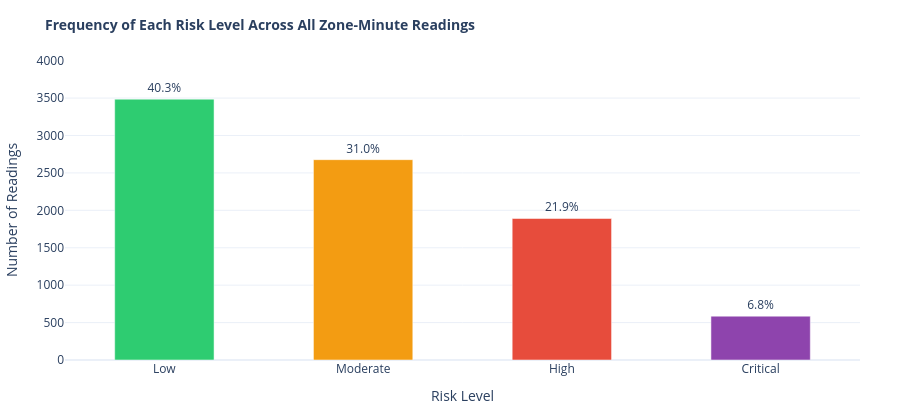

Notebook code for this chart:
### Markdown cell above
**Findings — Density Distribution**

- The distribution is **right-skewed**, with the majority of readings concentrated between 1.0–4.0 p/m², indicating that dangerous conditions are episodic rather than constant.
- A secondary peak is visible around 5.0–6.0 p/m², corresponding to surge periods during the 3-hour mark of each event — confirming that surges are a structural pattern, not random noise.
- **28.7% of all readings** fall above the High threshold (>4.0 p/m²), meaning nearly 1 in 3 zone-minutes across these events carried elevated safety risk.
- The tail extends to **9.2 p/m²** — a level at which crowd movement becomes physically impossible and crush fatalities become likely (Still, 2014).

### Code cell
# ================================================
# Chart 2: Risk Level Breakdown
# ================================================

risk_counts = df['risk_level'].value_counts()
risk_order = ['Low', 'Moderate', 'High', 'Critical']
risk_colors = {'Low':'#2ecc71', 'Moderate':'#f39c12', 'High':'#e74c3c', 'Critical':'#8e44ad'}

risk_df = pd.DataFrame({
    'Risk Level': risk_order,
    'Count': [risk_counts.get(r, 0) for r in risk_order],
    'Percentage': [round(risk_counts.get(r, 0) / len(df) * 100, 1) for r in risk_order]
})

fig = go.Figure(go.Bar(
    x=risk_df['Risk Level'],
    y=risk_df['Count'],
    marker_color=[risk_colors[r] for r in risk_order],
    text=[f"{p}%" for p in risk_df['Percentage']],
    textposition='outside',
    width=0.5
))

fig.update_layout(
    title=dict(text="<b>Frequency of Each Risk Level Across All Zone-Minute Readings</b>", font_size=14),
    xaxis_title="Risk Level",
    yaxis_title="Number of Readings",
    template='plotly_white',
    height=420,
    width=900,
    margin=dict(t=60, b=60, l=60, r=40),
    yaxis=dict(range=[0, risk_df['Count'].max() * 1.15])
)

fig.show()

### Figure 1 — Plotly figure (JSON) as saved in the notebook; plotly's stock layout.template omitted (floating-point values rounded to 4 significant figures)
{"data": [{"marker": {"color": ["#2ecc71", "#f39c12", "#e74c3c", "#8e44ad"]}, "text": ["40.3%", "31.0%", "21.9%", "6.8%"], "textposition": "outside", "type": "bar", "width": 0.5, "x": ["Low", "Moderate", "High", "Critical"], "y": [3486, 2677, 1891, 586]}], "layout": {"height": 420, "margin": {"b": 60, "l": 60, "r": 40, "t": 60}, "title": {"font": {"size": 14}, "text": "<b>Frequency of Each Risk Level Across All Zone-Minute Readings</b>"}, "width": 900, "xaxis": {"title": {"text": "Risk Level"}}, "yaxis": {"range": [0, 4009.0], "title": {"text": "Number of Readings"}}}}
